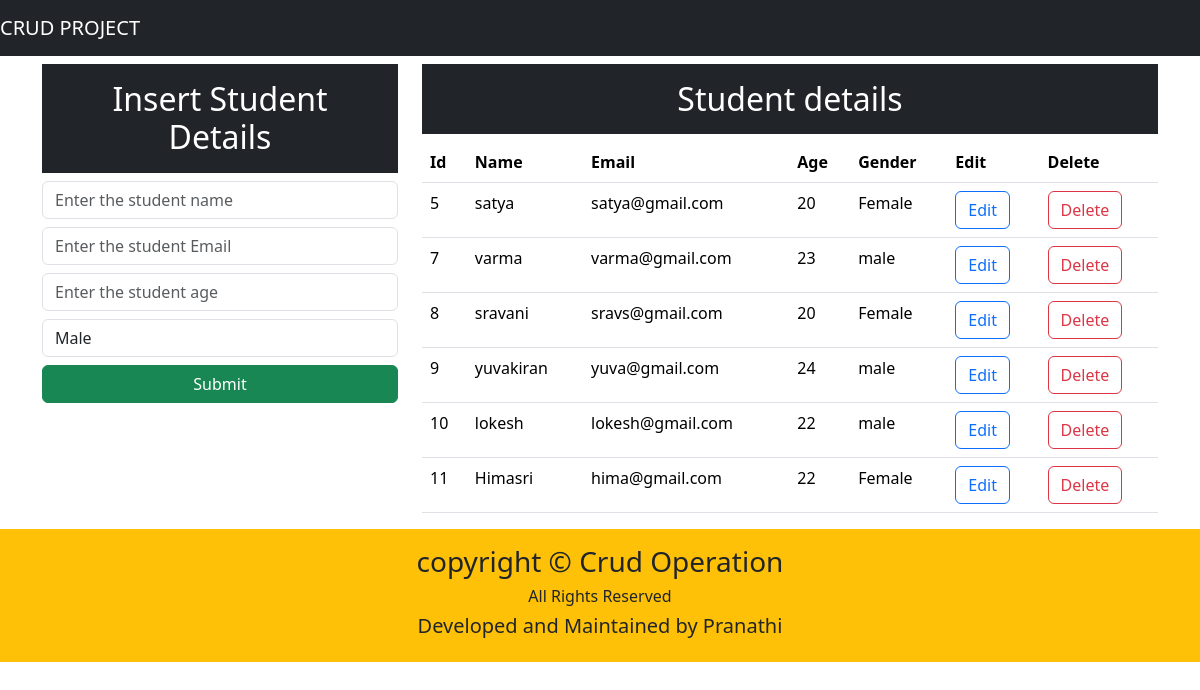
The app's page / (signed in) with its own data.
### app/models.py (models this page shows)
class student(models.Model):
    name=models.CharField(max_length=25)
    email=models.CharField(max_length=25)
    age=models.CharField(max_length=25)
    gender=models.CharField(max_length=25)

### app/views.py (the view)
# urls.py: path('',views.index),
@login_required
def index(request):
    data=student.objects.all()
    return render(request,'app/index.html',{'data':data})

### app/templates/app/index.html (shortened to what this page needs)
<!DOCTYPE html>
<html lang="en">
<head>
    <link href="https://cdn.jsdelivr.net/npm/bootstrap@5.3.7/dist/css/bootstrap.min.css" rel="stylesheet">
</head>
<body>
    <nav class="navbar navbar-expand-lg navbar-dark bg-dark">
    <a class="navbar-brand" href="#">CRUD PROJECT</a>
    </nav>
    <div class="container mt-2">
        <div class= "row">
            <div  class="col-md-4">
                <h2 class="text-white bg-dark text-center p-3">Insert Student Details</h2>
                <form action="/insert/" method="post">{% csrf_token %}
                    <div class="form-group">
                        <input type="text" class="form-control" placeholder="Enter the student name" name="name">
                    </div>
                     <div class="form-group">
                        <input type="email" class="form-control mt-2" placeholder="Enter the student Email" name="email">
                    </div>
                    <div class="form-group">
                        <input type="number" class="form-control mt-2" placeholder="Enter the student age" name="age">
                    </div>
                    <div>
                        <select name="gender" class="form-control mt-2">
                            <option value="male">Male</option>
                        </select>
                    </div>
                    <div>
                    <button class="btn btn-success mt-2 w-100">Submit</button>
                    </div>
                </form>
            </div>
            <div class="col-md-8">
                <h2 class="text-center text-white bg-dark p-3">Student details</h2>
                <table class="table">
                    <thead>
                        <tr>
                            <th>Id</th>
                            <th>Name</th>
                            <th>Email</th>
                            <th>Age</th>
                            <th>Gender</th>
                            <th>Edit</th>
                            <th>Delete</th>
                        </tr>
                    </thead>
                    <tbody>
                        {% for d in data %}
                         <tr>
                            <td>{{d.id}}</td>
                            <td>{{d.name}}</td>
                            <td>{{d.email}}</td>
                            <td>{{d.age}}</td>
                            <td>{{d.gender}}</td>
                            <td><a button href="/update/{{d.id}}" class="btn btn-outline-primary">Edit</a></button></td>
                            <td><a button href="/delete/{{d.id}}" class="btn btn-outline-danger">Delete</button></td>
                         </tr>
                        {% endfor %}
                    </tbody>
                </table>
            </div>
        </div>
    </div>
    <footer class="text-center bg-warning p-3">
        <div class="row">
            <div class="col">
                <h3>copyright &copy; Crud Operation</h3>
                <h6>All Rights Reserved</h6>
                <h5>Developed and Maintained by Pranathi</h5>
            </div>
        </div>
    </footer>
</body>
</html>

### records on screen
student: id "5", name "satya", email "satya@gmail.com", age "20", gender "Female"
student: id "7", name "varma", email "varma@gmail.com", age "23", gender "male"
student: id "8", name "sravani", email "sravs@gmail.com", age "20", gender "Female"
student: id "9", name "yuvakiran", email "yuva@gmail.com", age "24", gender "male"
student: id "10", name "lokesh", email "lokesh@gmail.com", age "22", gender "male"
student: id "11", name "Himasri", email "hima@gmail.com", age "22", gender "Female"
